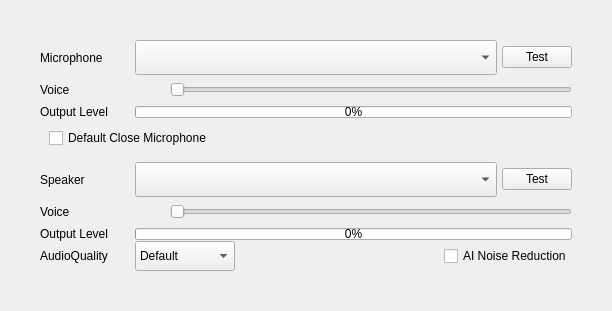
           <widget class="QWidget" name="page_audio">
            <layout class="QVBoxLayout" name="verticalLayout_8">
             <property name="spacing">
              <number>5</number>
             </property>
             <property name="leftMargin">
              <number>40</number>
             </property>
             <property name="topMargin">
              <number>40</number>
             </property>
             <property name="rightMargin">
              <number>40</number>
             </property>
             <property name="bottomMargin">
              <number>40</number>
             </property>
             <item>
              <widget class="QWidget" name="widget_2" native="true">
               <layout class="QVBoxLayout" name="verticalLayout">
                <property name="spacing">
                 <number>0</number>
                </property>
                <property name="leftMargin">
                 <number>0</number>
                </property>
                <property name="topMargin">
                 <number>0</number>
                </property>
                <property name="rightMargin">
                 <number>0</number>
                </property>
                <property name="bottomMargin">
                 <number>0</number>
                </property>
                <item>
                 <widget class="QWidget" name="widget_4" native="true">
                  <layout class="QHBoxLayout" name="horizontalLayout_14">
                   <property name="spacing">
                    <number>5</number>
                   </property>
                   <property name="leftMargin">
                    <number>0</number>
                   </property>
                   <property name="topMargin">
                    <number>0</number>
                   </property>
                   <property name="rightMargin">
                    <number>0</number>
                   </property>
                   <property name="bottomMargin">
                    <number>0</number>
                   </property>
                   <item>
                    <widget class="QLabel" name="label_5">
                     <property name="minimumSize">
                      <size>
                       <width>90</width>
                       <height>0</height>
                      </size>
                     </property>
                     <property name="maximumSize">
                      <size>
                       <width>90</width>
                       <height>16777215</height>
                      </size>
                     </property>
                     <property name="text">
                      <string>Microphone</string>
                     </property>
                    </widget>
                   </item>
                   <item>
                    <widget class="QComboBox" name="comboBox_microphone">
                     <property name="minimumSize">
                      <size>
                       <width>0</width>
                       <height>35</height>
                      </size>
                     </property>
                     <property name="maximumSize">
                      <size>
                       <width>16777215</width>
                       <height>35</height>
                      </size>
                     </property>
                    </widget>
                   </item>
                   <item>
                    <widget class="QPushButton" name="btn_testMic">
                     <property name="maximumSize">
                      <size>
                       <width>70</width>
                       <height>16777215</height>
                      </size>
                     </property>
                     <property name="text">
                      <string>Test</string>
                     </property>
                     <property name="checkable">
                      <bool>true</bool>
                     </property>
                    </widget>
                   </item>
                  </layout>
                 </widget>
                </item>
                <item>
                 <widget class="QWidget" name="widget_5" native="true">
                  <layout class="QHBoxLayout" name="horizontalLayout_15">
                   <property name="spacing">
                    <number>5</number>
                   </property>
                   <property name="leftMargin">
                    <number>0</number>
                   </property>
                   <property name="topMargin">
                    <number>0</number>
                   </property>
                   <property name="rightMargin">
                    <number>0</number>
                   </property>
                   <property name="bottomMargin">
                    <number>0</number>
                   </property>
                   <item>
                    <widget class="QLabel" name="label_6">
                     <property name="minimumSize">
                      <size>
                       <width>90</width>
                       <height>0</height>
                      </size>
                     </property>
                     <property name="maximumSize">
                      <size>
                       <width>90</width>
                       <height>16777215</height>
                      </size>
                     </property>
                     <property name="text">
                      <string>Voice</string>
                     </property>
                    </widget>
                   </item>
                   <item>
                    <widget class="QLabel" name="lb_mic">
                     <property name="minimumSize">
                      <size>
                       <width>30</width>
                       <height>30</height>
                      </size>
                     </property>
                     <property name="maximumSize">
                      <size>
                       <width>30</width>
                       <height>30</height>
                      </size>
                     </property>
                     <property name="text">
                      <string/>
                     </property>
                    </widget>
                   </item>
                   <item>
                    <widget class="QSlider" name="hSlider_microphone">
                     <property name="minimumSize">
                      <size>
                       <width>0</width>
                       <height>25</height>
                      </size>
                     </property>
                     <property name="maximumSize">
                      <size>
                       <width>16777215</width>
                       <height>25</height>
                      </size>
                     </property>
                     <property name="orientation">
                      <enum>Qt::Horizontal</enum>
                     </property>
                    </widget>
                   </item>
                  </layout>
                 </widget>
                </item>
                <item>
                 <widget class="QWidget" name="widget_6" native="true">
                  <layout class="QHBoxLayout" name="horizontalLayout_16">
                   <property name="spacing">
                    <number>5</number>
                   </property>
                   <property name="leftMargin">
                    <number>0</number>
                   </property>
                   <property name="topMargin">
                    <number>0</number>
                   </property>
                   <property name="rightMargin">
                    <number>0</number>
                   </property>
                   <property name="bottomMargin">
                    <number>0</number>
                   </property>
                   <item>
                    <widget class="QLabel" name="label_7">
                     <property name="minimumSize">
                      <size>
                       <width>90</width>
                       <height>0</height>
                      </size>
                     </property>
                     <property name="maximumSize">
                      <size>
                       <width>90</width>
                       <height>16777215</height>
                      </size>
                     </property>
                     <property name="text">
                      <string>Output Level</string>
                     </property>
                    </widget>
                   </item>
                   <item>
                    <widget class="QProgressBar" name="progressBar_microphone">
                     <property name="maximumSize">
                      <size>
                       <width>16777215</width>
                       <height>12</height>
                      </size>
                     </property>
                     <property name="value">
                      <number>0</number>
                     </property>
                    </widget>
                   </item>
                  </layout>
                 </widget>
                </item>
                <item>
                 <widget class="QWidget" name="widget_7" native="true">
                  <layout class="QHBoxLayout" name="horizontalLayout_17">
                   <item>
                    <widget class="QCheckBox" name="ckbox_default_close_mic">
                     <property name="text">
                      <string>Default Close Microphone</string>
                     </property>
                    </widget>
                   </item>
                  </layout>
                 </widget>
                </item>
               </layout>
              </widget>
             </item>
             <item>
              <widget class="QWidget" name="widget_3" native="true">
               <layout class="QVBoxLayout" name="verticalLayout_17">
                <property name="spacing">
                 <number>0</number>
                </property>
                <property name="leftMargin">
                 <number>0</number>
                </property>
                <property name="topMargin">
                 <number>0</number>
                </property>
                <property name="rightMargin">
                 <number>0</number>
                </property>
                <property name="bottomMargin">
                 <number>0</number>
                </property>
                <item>
                 <widget class="QWidget" name="widget_8" native="true">
                  <layout class="QHBoxLayout" name="horizontalLayout_18">
                   <property name="spacing">
                    <number>5</number>
                   </property>
                   <property name="leftMargin">
                    <number>0</number>
                   </property>
                   <property name="topMargin">
                    <number>0</number>
                   </property>
                   <property name="rightMargin">
                    <number>0</number>
                   </property>
                   <property name="bottomMargin">
                    <number>0</number>
                   </property>
                   <item>
                    <widget class="QLabel" name="label_9">
                     <property name="minimumSize">
                      <size>
                       <width>90</width>
                       <height>0</height>
                      </size>
                     </property>
                     <property name="maximumSize">
                      <size>
                       <width>90</width>
                       <height>16777215</height>
                      </size>
                     </property>
                     <property name="text">
                      <string>Speaker</string>
                     </property>
                    </widget>
                   </item>
                   <item>
                    <widget class="QComboBox" name="comboBox_speaker">
                     <property name="minimumSize">
                      <size>
                       <width>0</width>
                       <height>35</height>
                      </size>
                     </property>
                     <property name="maximumSize">
                      <size>
                       <width>16777215</width>
                       <height>35</height>
                      </size>
                     </property>
                    </widget>
                   </item>
                   <item>
                    <widget class="QPushButton" name="btn_testSpeaker">
                     <property name="maximumSize">
                      <size>
                       <width>70</width>
                       <height>16777215</height>
                      </size>
                     </property>
                     <property name="text">
                      <string>Test</string>
                     </property>
                     <property name="checkable">
                      <bool>true</bool>
                     </property>
                    </widget>
                   </item>
                  </layout>
                 </widget>
                </item>
                <item>
                 <widget class="QWidget" name="widget_9" native="true">
                  <layout class="QHBoxLayout" name="horizontalLayout_19">
                   <property name="spacing">
                    <number>5</number>
                   </property>
                   <property name="leftMargin">
                    <number>0</number>
                   </property>
                   <property name="topMargin">
                    <number>0</number>
                   </property>
                   <property name="rightMargin">
                    <number>0</number>
                   </property>
                   <property name="bottomMargin">
                    <number>0</number>
                   </property>
                   <item>
                    <widget class="QLabel" name="label_10">
                     <property name="minimumSize">
                      <size>
                       <width>90</width>
                       <height>0</height>
                      </size>
                     </property>
                     <property name="maximumSize">
                      <size>
                       <width>90</width>
                       <height>16777215</height>
                      </size>
                     </property>
                     <property name="text">
                      <string>Voice</string>
                     </property>
                    </widget>
                   </item>
                   <item>
                    <widget class="QLabel" name="lb_mic_speaker">
                     <property name="minimumSize">
                      <size>
                       <width>30</width>
                       <height>30</height>
                      </size>
                     </property>
                     <property name="maximumSize">
                      <size>
                       <width>30</width>
                       <height>30</height>
                      </size>
                     </property>
                     <property name="text">
                      <string/>
                     </property>
                    </widget>
                   </item>
                   <item>
                    <widget class="QSlider" name="hSlider_speaker">
                     <property name="minimumSize">
                      <size>
                       <width>0</width>
                       <height>25</height>
                      </size>
                     </property>
                     <property name="maximumSize">
                      <size>
                       <width>16777215</width>
                       <height>25</height>
                      </size>
                     </property>
                     <property name="orientation">
                      <enum>Qt::Horizontal</enum>
                     </property>
                    </widget>
                   </item>
                  </layout>
                 </widget>
                </item>
                <item>
                 <widget class="QWidget" name="widget_10" native="true">
                  <layout class="QHBoxLayout" name="horizontalLayout_20">
                   <property name="spacing">
                    <number>5</number>
                   </property>
                   <property name="leftMargin">
                    <number>0</number>
                   </property>
                   <property name="topMargin">
                    <number>0</number>
                   </property>
                   <property name="rightMargin">
                    <number>0</number>
                   </property>
                   <property name="bottomMargin">
                    <number>0</number>
                   </property>
                   <item>
                    <widget class="QLabel" name="label_8">
                     <property name="minimumSize">
                      <size>
                       <width>90</width>
                       <height>0</height>
                      </size>
                     </property>
                     <property name="maximumSize">
                      <size>
                       <width>90</width>
                       <height>16777215</height>
                      </size>
                     </property>
                     <property name="text">
                      <string>Output Level</string>
                     </property>
                    </widget>
                   </item>
                   <item>
                    <widget class="QProgressBar" name="progressBar_speaker">
                     <property name="maximumSize">
                      <size>
                       <width>16777215</width>
                       <height>12</height>
                      </size>
                     </property>
                     <property name="value">
                      <number>0</number>
                     </property>
                    </widget>
                   </item>
                  </layout>
                 </widget>
                </item>
                <item>
                 <widget class="QWidget" name="widget_audioQuality" native="true">
                  <layout class="QHBoxLayout" name="horizontalLayout_21">
                   <property name="spacing">
                    <number>5</number>
                   </property>
                   <property name="leftMargin">
                    <number>0</number>
                   </property>
                   <property name="topMargin">
                    <number>0</number>
                   </property>
                   <property name="rightMargin">
                    <number>0</number>
                   </property>
                   <property name="bottomMargin">
                    <number>0</number>
                   </property>
                   <item>
                    <widget class="QLabel" name="label_22">
                     <property name="minimumSize">
                      <size>
                       <width>90</width>
                       <height>0</height>
                      </size>
                     </property>
                     <property name="text">
                      <string>AudioQuality</string>
                     </property>
                    </widget>
                   </item>
                   <item>
                    <widget class="QComboBox" name="comboBox_audio_quality">
                     <property name="minimumSize">
                      <size>
                       <width>100</width>
                       <height>30</height>
                      </size>
                     </property>
                     <property name="currentIndex">
                      <number>1</number>
                     </property>
                     <item>
                      <property name="text">
                       <string>Speech</string>
                      </property>
                     </item>
                     <item>
                      <property name="text">
                       <string>Default</string>
                      </property>
                     </item>
                     <item>
                      <property name="text">
                       <string>Music</string>
                      </property>
                     </item>
                    </widget>
                   </item>
                   <item>
                    <spacer name="horizontalSpacer_7">
                     <property name="orientation">
                      <enum>Qt::Horizontal</enum>
                     </property>
                     <property name="sizeHint" stdset="0">
                      <size>
                       <width>204</width>
                       <height>20</height>
                      </size>
                     </property>
                    </spacer>
                   </item>
                   <item>
                    <widget class="QCheckBox" name="checkBox_noise_reduction">
                     <property name="text">
                      <string>AI Noise Reduction</string>
                     </property>
                    </widget>
                   </item>
                  </layout>
                 </widget>
                </item>
               </layout>
              </widget>
             </item>
            </layout>
           </widget>
